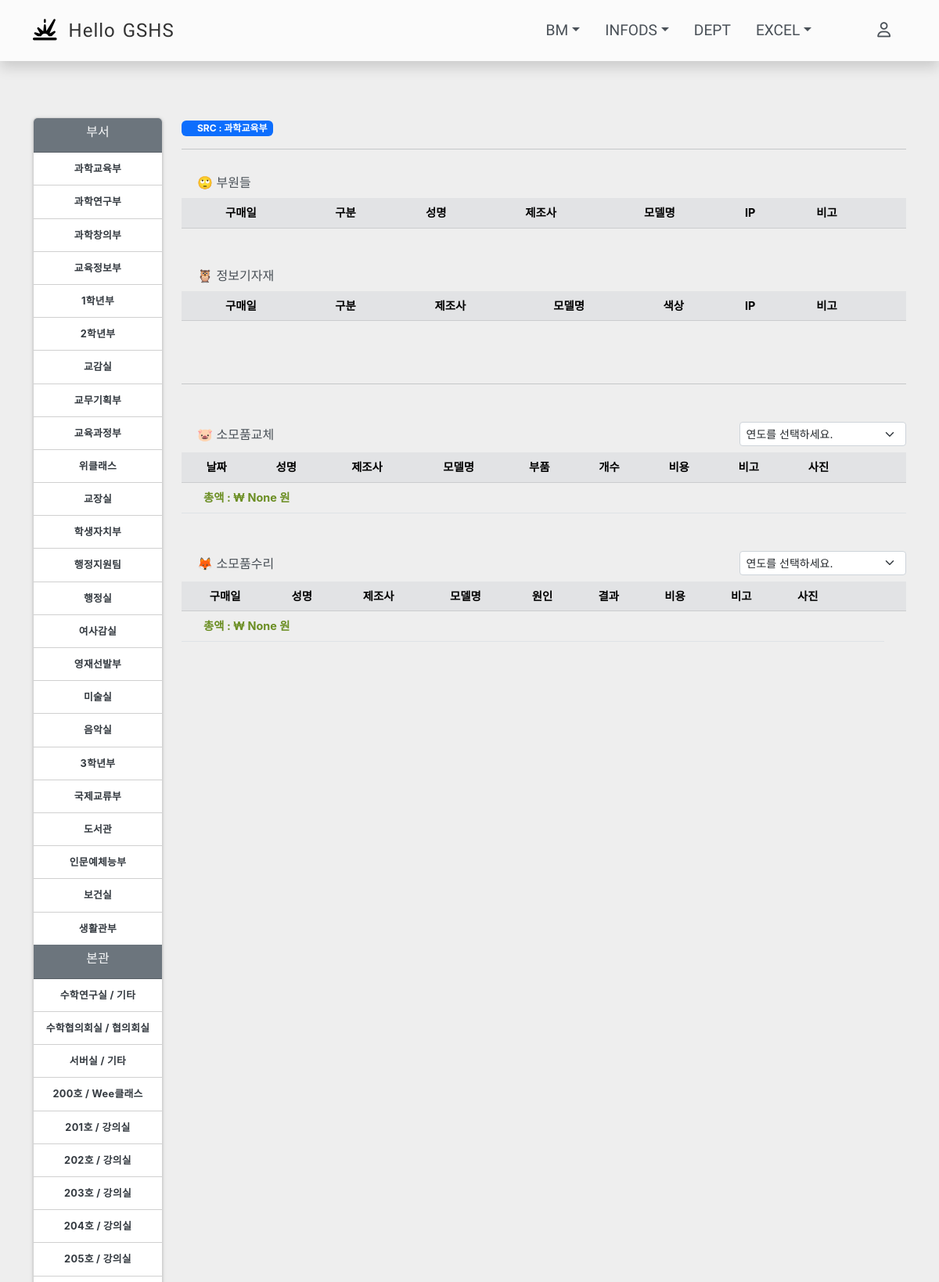
/gigi/buseo/과학교육부/ (upper part), run on the app's committed database.
### gshsapp/models.py (models this page shows, shortened)
class Location(models.Model):
    LGUBUN = (
        ('부서','부서'),
        ('강의실','강의실'),
        ('실험실','실험실'),
        ('협의회실','협의회실'),
        ('강당','강당'),
        ('서버실','서버실'),
        ('Wee클래스','Wee클래스'),
        ('동아리실','동아리실'),
        ('기타','기타'),
    )
    BGUBUN = (
        ('본관','본관'),
        ('SRC','SRC'),
        ('학술정보관','학술정보관'),
        ('학습관','학습관'),
        ('자치관','자치관'),
        ('창조관','창조관'),
        ('급식소','급식소'),
        ('우정1관','우정1관'),
        ('우정2관','우정2관'),
        ('아름관','아름관'),
    )
    building = models.CharField(max_length=50, choices=BGUBUN)
    hosil = models.CharField(max_length=20)
    locationgubun = models.CharField(max_length=20, default='기타', choices=LGUBUN)
    bigo = models.CharField(max_length=100, null=True, blank=True)
    class Meta:
        db_table = "location"

### gshsapp/views.py (the view)
# urls.py: path('gigi/buseo/<str:buseogubun>/', views.InfogigiBuseo, name='gigi_buseo'),
def InfogigiBuseo(request, buseogubun):
    gubun = request.GET.get('gubun',False)
    if gubun:
        data = {}
        data['gubun'] = gubun
        changeyear = request.GET.get('buseoyear','')
        buseogubun = request.GET.get('buseogubun','')
        a_date = changeyear +"-3-1"
        start_date = datetime.datetime.strptime(a_date, '%Y-%m-%d').date()
        end_date = start_date+ datetime.timedelta(days=364)
        if gubun == 'change':
            changes = Replacement.objects.filter(gigiinfo__location__hosil=buseogubun, date__range=[start_date, end_date]).annotate(changeTotal = F('count') *  F('cost'))
            changeTotalCost = changes.aggregate(Sum('changeTotal'))
            data['html_buseo'] = render_to_string('gshsapp/snipet/buseo_change_list.html', {"changeyear":changeyear, "changes":changes, "changeTotalCost":changeTotalCost})
        else:
            repairs = Repair.objects.filter(gigiinfo__location__hosil=buseogubun, date__range=[start_date, end_date])
            repairTotalCost = repairs.aggregate(Sum('cost'))
            data['html_buseo'] = render_to_string('gshsapp/snipet/buseo_repair_list.html', {"changeyear":changeyear, "repairs":repairs, "repairTotalCost":repairTotalCost})
        return JsonResponse(data)
    else:
        buseos = Location.objects.filter(locationgubun='부서')
        gitas = Location.objects.exclude(locationgubun='부서')
        buseo_name = Location.objects.get(hosil=buseogubun)
        building = buseo_name.building
        a_date = str(datetime.datetime.today().year) +"-3-1"
        start_date = datetime.datetime.strptime(a_date, '%Y-%m-%d').date()
        end_date = start_date+ datetime.timedelta(days=364)
        repairs = Repair.objects.filter(gigiinfo__location__hosil=buseogubun, date__range=[start_date, end_date])
        repairTotalCost = repairs.aggregate(Sum('cost'))
        changes = Replacement.objects.filter(gigiinfo__location__hosil=buseogubun, date__range=[start_date, end_date]).annotate(changeTotal = F('count') *  F('cost'))
        changeTotalCost = changes.aggregate(Sum('changeTotal'))
        members = buseo_name.gigiinfo.exclude(user__is_active =False).filter(jaego=False, notuse=False)
        return render(request, 'gshsapp/buseo.html', {'buseos':buseos,'building':building, 'gitas':gitas, 'members':members, 'changes':changes,'repairs':repairs, 'buseogubun':buseogubun, 'repairTotalCost':repairTotalCost, 'changeTotalCost':changeTotalCost})

### gshsapp/templates/gshsapp/buseo.html (shortened to what this page needs)
{% extends 'base.html' %}
{% block content %}
{% load humanize %}
{% load static %}
<div class="row">
    <div class="col-md-2">
        <div class="card box_shadow">
            <div class="card-header bg-secondary text-light text-center">
              <h6>부서</h6>
            </div>
            <div class="card-body">
                <ul style="margin-bottom: 0;">
                {% for buseo in buseos %}
                  {% if buseo.locationgubun == '부서' %}
                    <li><a class="buseo-gubun" href="{% url 'gshsapp:gigi_buseo' buseo.hosil %}" title="{{ gita.bigo }}">{{buseo.hosil }}</a></li>
                  {% endif %}
                {% endfor %}
                </ul>
            </div>
            <div class="card-header bg-secondary text-light text-center">
              <h6>본관</h6>
            </div>
            <div class="card-body">
                <ul style="margin-bottom: 0;">
                {% for gita in gitas %}
                  {% if gita.building == '본관' %}
                    <li><a class="buseo-gubun" href="{% url 'gshsapp:gigi_buseo' gita.hosil %}" title="{{ gita.bigo }}"> {{ gita.hosil}} / {{gita.locationgubun }}</a></li>
                  {% endif %}
                {% endfor %}
                </ul>
            </div>
        </div>
    </div>
    <div class="col-md-10">
      <div>
        <span style="padding-left: 20px;" class="badge bg-primary">{{ building }} : {{ buseogubun }}</span>
      </div>
      <hr>
      <div style="margin-top: 30px;">
        <span style="padding-left: 20px;">🙄 부원들 </span>
      </div>
      <table class="table text-center mt-2">
          <thead class="table-secondary">
            <tr>
              <th scope="col">구매일</th>
              <th scope="col">구분</th>
              <th scope="col">성명</th>
              <th scope="col">제조사</th>
              <th scope="col">모델명</th>
              <th scope="col">IP</th>
              <th scope="col">비고</th>
              <th scope="col"></th>
            </tr>
          </thead>
        </table>
        <div class="mt-5">
          <span style="padding-left: 20px;">🦉 정보기자재 </span>
        </div>
        <table class="table text-center mt-2">
          <thead class="table-secondary">
            <tr>
              <th scope="col">구매일</th>
              <th scope="col">구분</th>
              <th scope="col">제조사</th>
              <th scope="col">모델명</th>
              <th scope="col">색상</th>
              <th scope="col">IP</th>
              <th scope="col">비고</th>
              <th scope="col"></th>
            </tr>
          </thead>
        </table>
        <br><br><hr>
        <div class="mt-5 row">
          <div class="col-md-5 pt-1"><span style="padding-left: 20px;">🐷 소모품교체 </span></div>
          <div class="ms-auto col-md-3" id="changeSelect">
            <select class="form-select form-select-sm change_year" data-buseo="{{buseogubun}}" data-gubun="change" aria-label=".form-select-sm">
              <option selected>연도를 선택하세요.</option>
            </select>
          </div>
        </div>
        <table class="table text-center mt-2">
          <thead class="table-secondary">
            <tr>
              <th scope="col">날짜</th>
              <th scope="col">성명</th>
              <th scope="col">제조사</th>
              <th scope="col">모델명</th>
              <th scope="col">부품</th>
              <th scope="col">개수</th>
              <th scope="col">비용</th>
              <th scope="col">비고</th>
              <th scope="col">사진</th>
              <th scope="col"></th>
              <th scope="col"></th>
            </tr>
          </thead>
          <tbody id="changes_list">
          <tr>
            <td colspan="11">
              <div style="text-align: left;">
                <span style="margin-left:20px;font-size: 0.9rem; font-weight: bold;color:olivedrab;"> 총액 : &#8361; {{changeTotalCost.changeTotal__sum|intcomma}} 원</span>
              </div>
            </td>
          </tr>
          </tbody>
        </table>
        <div class="mt-5 row">
          <div class="col-md-5 pt-1"><span style="padding-left: 20px;">🦊 소모품수리 </span></div>
          <div class="ms-auto col-md-3" id="repairSelect">
            <select class="form-select form-select-sm change_year" data-buseo="{{buseogubun}}" data-gubun="repair" aria-label=".form-select-sm">
              <option selected>연도를 선택하세요.</option>
            </select>
          </div>
        </div>
        <table class="table text-center mt-2">
          <thead class="table-secondary">
            <tr>
              <th scope="col">구매일</th>
              <th scope="col">성명</th>
              <th scope="col">제조사</th>
              <th scope="col">모델명</th>
              <th scope="col">원인</th>
              <th scope="col">결과</th>
              <th scope="col">비용</th>
              <th scope="col">비고</th>
              <th scope="col">사진</th>
              <th scope="col" style="width: 3%;"></th>
              <th scope="col" style="width: 3%;"></th>
              <th scope="col" style="width: 3%;"></th>
            </tr>
          </thead>
          <tbody id="repairs_list">
        <tr>
          <td colspan="11">
            <div style="text-align: left;">
              <span style="margin-left:20px;font-size: 0.9rem; font-weight: bold;color:olivedrab;"> 총액 : &#8361; {{repairTotalCost.cost__sum|intcomma}} 원</span>
            </div>
          </td>
        </tr>
          </tbody>
        </table>
    </div>
<link href="{% static 'css/lightbox.min.css' %}" rel="stylesheet" >
{% endblock %}

### static/css/gshs.css (style rules this page uses)
html, body { -ms-overflow-style: none; background-color: #eee; color: #495057; font-family: "NotoSansKR-Regular", -apple-system, BlinkMacSystemFont, "Segoe UI", Roboto, "Helvetica Neue", Arial, "Noto Sans", sans-serif, "Apple Color Emoji", "Segoe UI Emoji", "Segoe UI Symbol", "Noto Color Emoji"; }
a { text-decoration: none; }
.table { --bs-table-color: #495057; color: #495057; font-size: 0.9rem; }
.box_shadow { box-shadow: 0 2px 2px 0 rgb(0 0 0 / 12%), 0 3px 1px -2px rgb(0 0 0 / 6%), 0 1px 5px 0 rgb(0 0 0 / 12%); }
.card-body { padding: 0; }
.card-body ul { padding: 0; }
.card-body li { list-style-type: none; letter-spacing: 0.3px; padding: 11px; margin: 0; color: #495057; text-align: center; border-bottom: 1px solid #d0d0d0; font-size: 0.8rem; font-weight: bold; }
.card-body li:last-child { border-bottom: 0; }
a.buseo-gubun { color: #343a40; }

### data on the page
Location: hosil "과학교육부", building "SRC"
Location: hosil "과학연구부"
Location: hosil "과학창의부"
Location: hosil "교육정보부"
Location: hosil "1학년부"
Location: hosil "2학년부"
Location: hosil "교감실"
Location: hosil "교무기획부"
Location: hosil "교육과정부"
Location: hosil "위클래스"
Location: hosil "교장실"
Location: hosil "학생자치부"
Location: hosil "행정지원팀"
Location: hosil "행정실"
Location: hosil "여사감실"
Location: hosil "영재선발부"
Location: hosil "미술실"
Location: hosil "음악실"
Location: hosil "3학년부"
Location: hosil "국제교류부"
Location: hosil "도서관"
Location: hosil "인문예체능부"
Location: hosil "보건실"
Location: hosil "생활관부"
Location: hosil "수학연구실", locationgubun "기타"
Location: hosil "수학협의회실", locationgubun "협의회실"
Location: hosil "서버실", locationgubun "기타"
Location: hosil "200호", locationgubun "Wee클래스"
Location: hosil "201호", locationgubun "강의실"
Location: hosil "202호", locationgubun "강의실"
Location: hosil "203호", locationgubun "강의실"
Location: hosil "204호", locationgubun "강의실"
Location: hosil "205호", locationgubun "강의실"

### other printed values
{{ buseogubun }} "과학교육부"
{{ changeTotalCost.changeTotal__sum|intcomma }} "None"
{{ repairTotalCost.cost__sum|intcomma }} "None"
